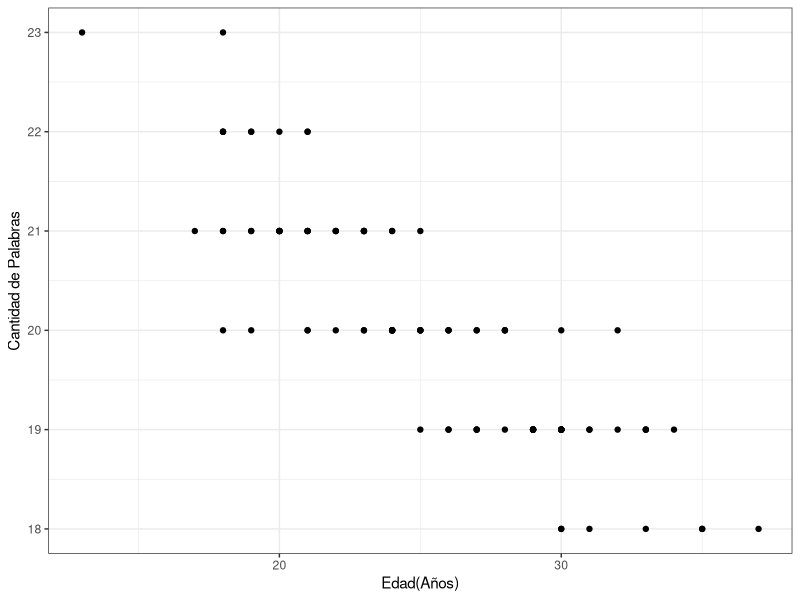
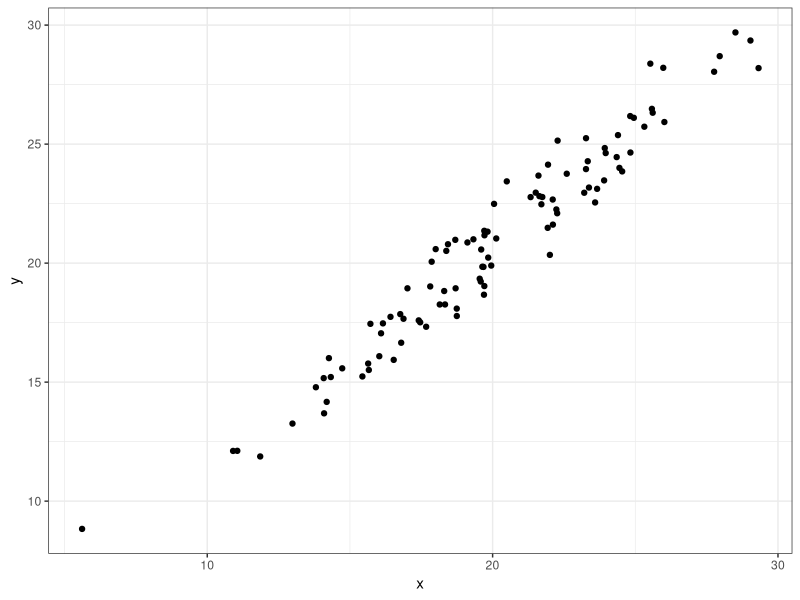
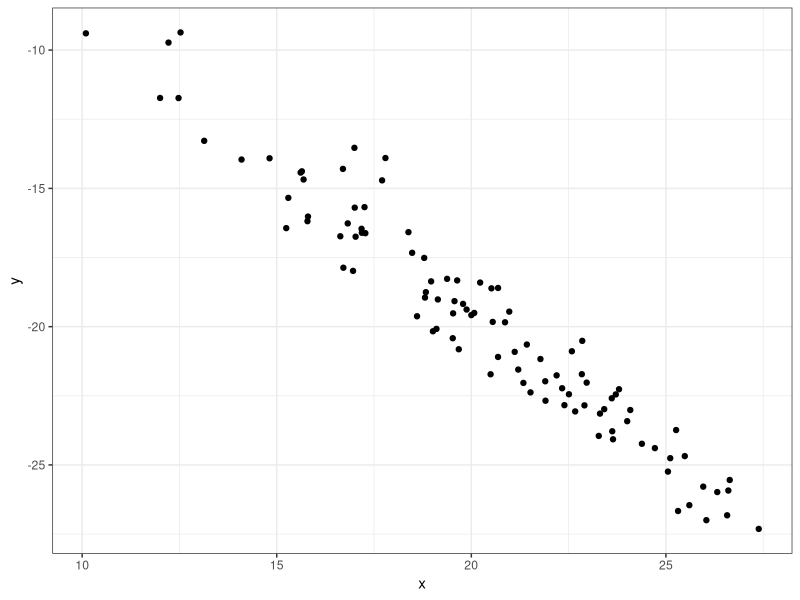
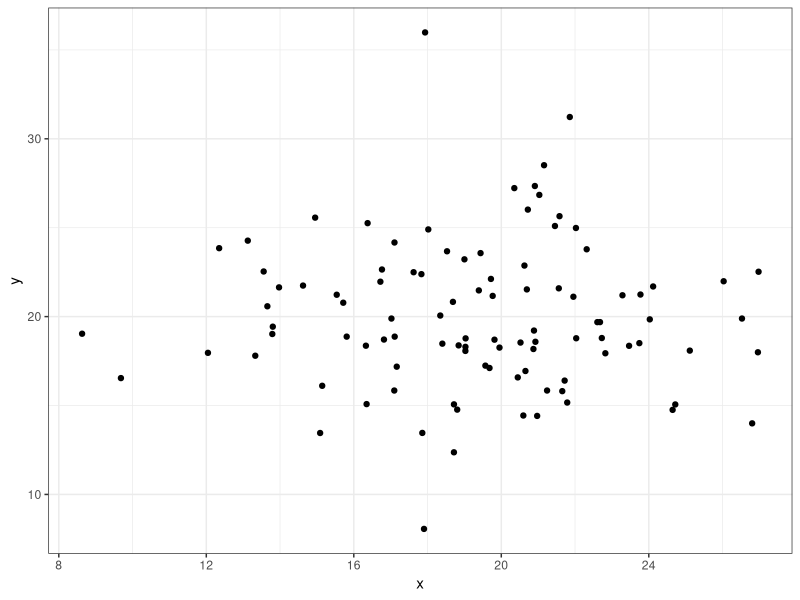

Reproduce these figures in R, in order.
## ---- chunk 1
knitr::opts_chunk$set(echo = FALSE)

# Para poder imprimir las tablas con kable_styling
options("kableExtra.html.bsTable" = T, knitr.kable.NA = '')
# library(tables)
library(knitr)
library(kableExtra)
library(ggplot2)
library(dplyr)
## ---- chunk 2
ensennanza <- read.csv2("../data/tipoEnsennanza.csv")

kable(ensennanza) %>% 
    kable_styling(bootstrap_options = c("striped", "hover", "condensed"),
                  full_width = T) %>% 
     scroll_box(width = "100%", height = "500px")

## ---- chunk 3
mat <- matrix(rep(NA, 6), 2, byrow = TRUE)
mat <- addmargins(mat)

## Agregamos los nombres de variables y dimensiones
dimnames(mat) <- list("Tipo de docente"  =  c("Autoritario", "Democrático", "Total"),
"Rendimiento" = c("Bajo", "Medio", "Alto", "Total"))

## Convertimos a data frame para nice print
mat <- as.data.frame(cbind(`Tipo de docente` = c("Autoritario", "Democrático", "Total"), mat), row.names = F)
# tabular(as.table(mat))

# toKable(as.tabular(mat))

mat %>%  
    kable(digits = 2, col.names = c("Tipo de docente", "Bajo", "Medio", "Alto", "Total"), escape = F) %>%
    kable_styling(bootstrap_options = c("bordered"), full_width = T) %>% 
    add_header_above(c(" " = 1, "Rendimiento" = 3, " " = 1)) #%>% 
    # pack_rows("Tipo de docente", 1, 3, label_row_css = NULL)

## ---- chunk 4
ensennanza$rendimiento <- factor(ensennanza$rendimiento, labels = c("Bajo", "Medio", "Alto"), ordered = TRUE)
mat <- table(ensennanza$tipo, ensennanza$rendimiento)
mat <- addmargins(mat)

## Agregamos los nombres de variables y dimensiones
dimnames(mat) <- list("Tipo de docente"  =  c("Autoritario", "Democrático", "Total"),
"Rendimiento" = c("Bajo", "Medio", "Alto", "Total"))

## Convertimos a data frame para nice print
mat <- as.data.frame(cbind(`Tipo de docente` = c("Autoritario", "Democrático", "Total"), mat), row.names = F)


mat %>%  
    kable(digits = 2, col.names = c("Tipo de docente", "Bajo", "Medio", "Alto", "Total"), escape = F) %>%
    kable_styling(bootstrap_options = c("bordered"), full_width = T) %>% 
    add_header_above(c(" " = 1, "Rendimiento" = 3, " " = 1)) 

## ---- chunk 5
ensennanza$rendimiento <- factor(ensennanza$rendimiento, labels = c("Bajo", "Medio", "Alto"), ordered = TRUE)
mat <- table(ensennanza$tipo, ensennanza$rendimiento)
mat <- addmargins(mat, 1)
mat <- prop.table(mat, 1)
mat <- addmargins(mat, 2)

mat <- round(mat, 2)

## Agregamos los nombres de variables y dimensiones
dimnames(mat) <- list("Tipo de docente"  =  c("Autoritario", "Democrático", "Total"),
"Rendimiento" = c("Bajo", "Medio", "Alto", "Total"))

## Convertimos a data frame para nice print
mat <- as.data.frame(cbind(`Tipo de docente` = c("Autoritario", "Democrático", "Total"), mat), row.names = F)

mat %>%  
    kable(digits = 2, col.names = c("Tipo de docente", "Bajo", "Medio", "Alto", "Total"), escape = F) %>%
    kable_styling(bootstrap_options = c("bordered"), full_width = T) %>% 
    add_header_above(c(" " = 1, "Rendimiento" = 3, " " = 1)) 

## ---- chunk 6
ensennanza$rendimiento <- factor(ensennanza$rendimiento, labels = c("Bajo", "Medio", "Alto"), ordered = TRUE)
mat <- table(ensennanza$tipo, ensennanza$rendimiento)
mat <- addmargins(mat, 2)
mat <- prop.table(mat, 2)
mat <- addmargins(mat, 1)

mat <- round(mat, 2)

## Agregamos los nombres de variables y dimensiones
dimnames(mat) <- list("Tipo de docente"  =  c("Autoritario", "Democrático", "Total"),
"Rendimiento" = c("Bajo", "Medio", "Alto", "Total"))

## Convertimos a data frame para nice print
mat <- as.data.frame(cbind(`Tipo de docente` = c("Autoritario", "Democrático", "Total"), mat), row.names = F)

mat %>%  
    kable(digits = 2, col.names = c("Tipo de docente", "Bajo", "Medio", "Alto", "Total"), escape = F) %>%
    kable_styling(bootstrap_options = c("bordered"), full_width = T) %>% 
    add_header_above(c(" " = 1, "Rendimiento" = 3, " " = 1)) 
## ---- chunk 7
ensennanza$rendimiento <- factor(ensennanza$rendimiento, labels = c("Bajo", "Medio", "Alto"), ordered = TRUE)
mat <- table(ensennanza$tipo, ensennanza$rendimiento)
mat <- prop.table(mat)
mat <- addmargins(mat)


mat <- round(mat, 2)

## Agregamos los nombres de variables y dimensiones
dimnames(mat) <- list("Tipo de docente"  =  c("Autoritario", "Democrático", "Total"),
"Rendimiento" = c("Bajo", "Medio", "Alto", "Total"))

## Convertimos a data frame para nice print
mat <- as.data.frame(cbind(`Tipo de docente` = c("Autoritario", "Democrático", "Total"), mat), row.names = F)

mat %>%  
    kable(digits = 2, col.names = c("Tipo de docente", "Bajo", "Medio", "Alto", "Total"), escape = F) %>%
    kable_styling(bootstrap_options = c("bordered"), full_width = T) %>% 
    add_header_above(c(" " = 1, "Rendimiento" = 3, " " = 1)) 
## ---- chunk 8
mat <- matrix(nrow = 3, ncol = 3)
mat[, 3] <- c(60, 40, 100)
mat[, 2] <- c(0, 40, 40)
mat[, 1] <- c(60, 0, 60)

## Agregamos los nombres de variables y dimensiones
dimnames(mat) <- list("Tipo de docente"  =  c("Autoritario", "Democrático", "Total"),
"Rendimiento" = c("Bajo","Alto", "Total"))

## Convertimos a data frame para nice print
mat <- as.data.frame(cbind(`Tipo de docente` = c("Autoritario", "Democrático", "Total"), mat), row.names = F)

mat %>%  
    kable(digits = 2, col.names = c("Tipo de docente", "Bajo", "Alto", "Total"), escape = F) %>%
    kable_styling(bootstrap_options = c("bordered"), full_width = T) %>% 
    add_header_above(c(" " = 1, "Rendimiento" = 2, " " = 1)) 
## ---- chunk 9
mat <- matrix(nrow = 3, ncol = 3)
mat[, 3] <- c(60, 40, 100)
mat[, 2] <- c(12, 28, 40)
mat[, 1] <- c(48, 12, 60)

## Agregamos los nombres de variables y dimensiones
dimnames(mat) <- list("Tipo de docente"  =  c("Autoritario", "Democrático", "Total"),
"Rendimiento" = c("Bajo","Alto", "Total"))

## Convertimos a data frame para nice print
mat <- as.data.frame(cbind(`Tipo de docente` = c("Autoritario", "Democrático", "Total"), mat), row.names = F)

mat %>%  
    kable(digits = 2, col.names = c("Tipo de docente", "Bajo", "Alto", "Total"), escape = F) %>%
    kable_styling(bootstrap_options = c("bordered"), full_width = T) %>% 
    add_header_above(c(" " = 1, "Rendimiento" = 2, " " = 1)) 

## ---- chunk 10
mat <- matrix(nrow = 3, ncol = 3)
mat[, 3] <- c(60, 40, NA)
mat[3, ] <- c(60, 40, 100)

for(i in 1:(nrow(mat)-1)){
    for(j in 1:(ncol(mat)-1)){
        mat[i, j] <- mat[i, ncol(mat)] * mat[nrow(mat) * j] / mat[nrow(mat), ncol(mat)]
    }
}

## Agregamos los nombres de variables y dimensiones
dimnames(mat) <- list("Tipo de docente"  =  c("Autoritario", "Democrático", "Total"),
"Rendimiento" = c("Bajo","Alto", "Total"))

## Convertimos a data frame para nice print
matr <- as.data.frame(cbind(`Tipo de docente` = c("Autoritario", "Democrático", "Total"), mat), row.names = F)

matr %>%  
    kable(digits = 2, col.names = c("Tipo de docente", "Bajo", "Alto", "Total"), escape = F) %>%
    kable_styling(bootstrap_options = c("bordered"), full_width = T) %>% 
    add_header_above(c(" " = 1, "Rendimiento" = 2, " " = 1)) 

## ---- chunk 11
for(i in 1:(nrow(mat)-1)){
    for(j in 1:(ncol(mat)-1)){
        mat[i, j] <- mat[i, j]/mat[i, ncol(mat)]
    }
    mat[i, ncol(mat)] <- 1
}

mat[3, ] <- mat[3, ] / 100

## Agregamos los nombres de variables y dimensiones
dimnames(mat) <- list("Tipo de docente"  =  c("Autoritario", "Democrático", "Total"),
"Rendimiento" = c("Bajo","Alto", "Total"))

## Convertimos a data frame para nice print
matr <- as.data.frame(cbind(`Tipo de docente` = c("Autoritario", "Democrático", "Total"), mat), row.names = F)

matr %>%  
    kable(digits = 2, col.names = c("Tipo de docente", "Bajo", "Alto", "Total"), escape = F) %>%
    kable_styling(bootstrap_options = c("bordered"), full_width = T) %>% 
    add_header_above(c(" " = 1, "Rendimiento" = 2, " " = 1)) 


## ---- chunk 12
palabras <- read.csv2("../data/npalabras_edad.csv")

palabras %>% 
    ggplot(aes(x = edad, y = npalabras)) +
    geom_point() +
    # geom_errorbar(aes(ymin = Media - Sd, ymax = Media + Sd), width = .05) +
    labs(y = "Cantidad de Palabras", x = "Edad(Años)") +
    theme_bw()
## ---- chunk 13
df <- read.csv2("../data/rdfuerte.csv")

df %>% 
    ggplot(aes(x = x, y = y)) +
    geom_point() +
    theme_bw()

## ---- chunk 14
df <- read.csv2("../data/rifuerte.csv")

df %>% 
    ggplot(aes(x = x, y = y)) +
    geom_point() +
    theme_bw()

## ---- chunk 15
df <- read.csv2("../data/rnula.csv")

df %>% 
    ggplot(aes(x = x, y = y)) +
    geom_point() +
    theme_bw()
